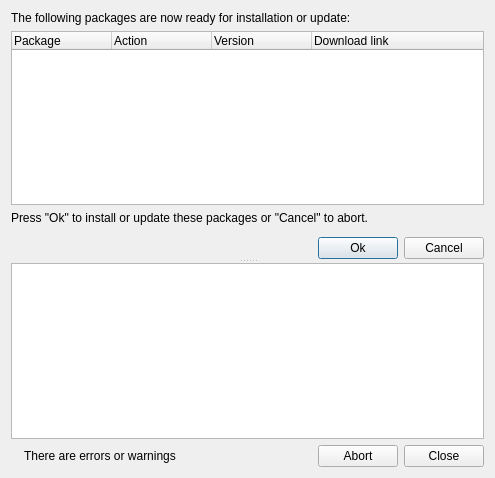
<?xml version="1.0" encoding="UTF-8"?>
<ui version="4.0">
 <class>SaltManagerInstallConfirmationDialog</class>
 <widget class="QDialog" name="SaltManagerInstallConfirmationDialog">
  <property name="geometry">
   <rect>
    <x>0</x>
    <y>0</y>
    <width>495</width>
    <height>478</height>
   </rect>
  </property>
  <property name="windowTitle">
   <string>Ready for Installation</string>
  </property>
  <layout class="QVBoxLayout" name="verticalLayout_4">
   <item>
    <widget class="QLabel" name="label">
     <property name="text">
      <string>The following packages are now ready for installation or update:</string>
     </property>
     <property name="wordWrap">
      <bool>true</bool>
     </property>
    </widget>
   </item>
   <item>
    <widget class="QSplitter" name="splitter">
     <property name="orientation">
      <enum>Qt::Vertical</enum>
     </property>
     <widget class="QWidget" name="layoutWidget">
      <layout class="QVBoxLayout" name="verticalLayout">
       <item>
        <widget class="QTreeWidget" name="list">
         <property name="focusPolicy">
          <enum>Qt::NoFocus</enum>
         </property>
         <property name="rootIsDecorated">
          <bool>false</bool>
         </property>
         <property name="allColumnsShowFocus">
          <bool>true</bool>
         </property>
         <column>
          <property name="text">
           <string>Package</string>
          </property>
         </column>
         <column>
          <property name="text">
           <string>Action</string>
          </property>
         </column>
         <column>
          <property name="text">
           <string>Version</string>
          </property>
         </column>
         <column>
          <property name="text">
           <string>Download link</string>
          </property>
         </column>
        </widget>
       </item>
       <item>
        <widget class="QFrame" name="confirm_panel">
         <property name="sizePolicy">
          <sizepolicy hsizetype="Preferred" vsizetype="Fixed">
           <horstretch>0</horstretch>
           <verstretch>0</verstretch>
          </sizepolicy>
         </property>
         <property name="frameShape">
          <enum>QFrame::NoFrame</enum>
         </property>
         <property name="frameShadow">
          <enum>QFrame::Raised</enum>
         </property>
         <layout class="QVBoxLayout" name="verticalLayout_2">
          <property name="leftMargin">
           <number>0</number>
          </property>
          <property name="topMargin">
           <number>0</number>
          </property>
          <property name="rightMargin">
           <number>0</number>
          </property>
          <property name="bottomMargin">
           <number>0</number>
          </property>
          <item>
           <widget class="QLabel" name="label_2">
            <property name="text">
             <string>Press &quot;Ok&quot; to install or update these packages or &quot;Cancel&quot; to abort.</string>
            </property>
           </widget>
          </item>
          <item>
           <spacer name="verticalSpacer">
            <property name="orientation">
             <enum>Qt::Vertical</enum>
            </property>
            <property name="sizeType">
             <enum>QSizePolicy::Fixed</enum>
            </property>
            <property name="sizeHint" stdset="0">
             <size>
              <width>20</width>
              <height>6</height>
             </size>
            </property>
           </spacer>
          </item>
          <item>
           <widget class="QFrame" name="frame">
            <property name="frameShape">
             <enum>QFrame::NoFrame</enum>
            </property>
            <property name="frameShadow">
             <enum>QFrame::Raised</enum>
            </property>
            <layout class="QHBoxLayout" name="horizontalLayout_3">
             <property name="leftMargin">
              <number>0</number>
             </property>
             <property name="topMargin">
              <number>0</number>
             </property>
             <property name="rightMargin">
              <number>0</number>
             </property>
             <property name="bottomMargin">
              <number>0</number>
             </property>
             <item>
              <spacer name="horizontalSpacer">
               <property name="orientation">
                <enum>Qt::Horizontal</enum>
               </property>
               <property name="sizeHint" stdset="0">
                <size>
                 <width>300</width>
                 <height>20</height>
                </size>
               </property>
              </spacer>
             </item>
             <item>
              <widget class="QPushButton" name="ok_button">
               <property name="text">
                <string>Ok</string>
               </property>
              </widget>
             </item>
             <item>
              <widget class="QPushButton" name="cancel_button">
               <property name="text">
                <string>Cancel</string>
               </property>
              </widget>
             </item>
            </layout>
           </widget>
          </item>
         </layout>
        </widget>
       </item>
      </layout>
     </widget>
     <widget class="QFrame" name="log_panel">
      <property name="frameShape">
       <enum>QFrame::NoFrame</enum>
      </property>
      <property name="frameShadow">
       <enum>QFrame::Raised</enum>
      </property>
      <layout class="QVBoxLayout" name="verticalLayout_3">
       <property name="leftMargin">
        <number>0</number>
       </property>
       <property name="topMargin">
        <number>0</number>
       </property>
       <property name="rightMargin">
        <number>0</number>
       </property>
       <property name="bottomMargin">
        <number>0</number>
       </property>
       <item>
        <widget class="QListView" name="log_view">
         <property name="iconSize">
          <size>
           <width>16</width>
           <height>16</height>
          </size>
         </property>
         <property name="isWrapping" stdset="0">
          <bool>false</bool>
         </property>
         <property name="resizeMode">
          <enum>QListView::Adjust</enum>
         </property>
         <property name="uniformItemSizes">
          <bool>true</bool>
         </property>
         <property name="wordWrap">
          <bool>false</bool>
         </property>
        </widget>
       </item>
       <item>
        <widget class="QFrame" name="frame_2">
         <property name="frameShape">
          <enum>QFrame::NoFrame</enum>
         </property>
         <property name="frameShadow">
          <enum>QFrame::Raised</enum>
         </property>
         <layout class="QHBoxLayout" name="horizontalLayout">
          <property name="leftMargin">
           <number>0</number>
          </property>
          <property name="topMargin">
           <number>0</number>
          </property>
          <property name="rightMargin">
           <number>0</number>
          </property>
          <property name="bottomMargin">
           <number>0</number>
          </property>
          <item>
           <widget class="QFrame" name="attn_frame">
            <property name="frameShape">
             <enum>QFrame::NoFrame</enum>
            </property>
            <property name="frameShadow">
             <enum>QFrame::Raised</enum>
            </property>
            <layout class="QHBoxLayout" name="horizontalLayout_2">
             <property name="leftMargin">
              <number>0</number>
             </property>
             <property name="topMargin">
              <number>0</number>
             </property>
             <property name="rightMargin">
              <number>0</number>
             </property>
             <property name="bottomMargin">
              <number>0</number>
             </property>
             <item>
              <widget class="QLabel" name="label_3">
               <property name="text">
                <string/>
               </property>
               <property name="pixmap">
                <pixmap resource="layResources.qrc">:/warn_16px.png</pixmap>
               </property>
              </widget>
             </item>
             <item>
              <widget class="QLabel" name="label_4">
               <property name="text">
                <string>There are errors or warnings</string>
               </property>
              </widget>
             </item>
            </layout>
           </widget>
          </item>
          <item>
           <widget class="QFrame" name="frame_3">
            <property name="frameShape">
             <enum>QFrame::NoFrame</enum>
            </property>
            <property name="frameShadow">
             <enum>QFrame::Raised</enum>
            </property>
            <layout class="QHBoxLayout" name="horizontalLayout_4">
             <property name="leftMargin">
              <number>0</number>
             </property>
             <property name="topMargin">
              <number>0</number>
             </property>
             <property name="rightMargin">
              <number>0</number>
             </property>
             <property name="bottomMargin">
              <number>0</number>
             </property>
             <item>
              <spacer name="horizontalSpacer_2">
               <property name="orientation">
                <enum>Qt::Horizontal</enum>
               </property>
               <property name="sizeHint" stdset="0">
                <size>
                 <width>40</width>
                 <height>20</height>
                </size>
               </property>
              </spacer>
             </item>
             <item>
              <widget class="QPushButton" name="abort_button">
               <property name="text">
                <string>Abort</string>
               </property>
              </widget>
             </item>
             <item>
              <widget class="QPushButton" name="close_button">
               <property name="text">
                <string>Close</string>
               </property>
              </widget>
             </item>
            </layout>
           </widget>
          </item>
         </layout>
        </widget>
       </item>
      </layout>
     </widget>
    </widget>
   </item>
  </layout>
  <action name="actionNew">
   <property name="icon">
    <iconset resource="layResources.qrc">
     <normaloff>:/add_16px.png</normaloff>:/add_16px.png</iconset>
   </property>
   <property name="text">
    <string>New</string>
   </property>
   <property name="toolTip">
    <string>New package</string>
   </property>
  </action>
  <action name="actionDelete">
   <property name="icon">
    <iconset resource="layResources.qrc">
     <normaloff>:/clear_16px.png</normaloff>:/clear_16px.png</iconset>
   </property>
   <property name="text">
    <string>Delete</string>
   </property>
   <property name="toolTip">
    <string>Delete package</string>
   </property>
  </action>
  <action name="actionImport">
   <property name="icon">
    <iconset resource="layResources.qrc">
     <normaloff>:/import.png</normaloff>:/import.png</iconset>
   </property>
   <property name="text">
    <string>Import</string>
   </property>
   <property name="toolTip">
    <string>Import package</string>
   </property>
  </action>
 </widget>
 <resources>
  <include location="layResources.qrc"/>
 </resources>
 <connections/>
</ui>
